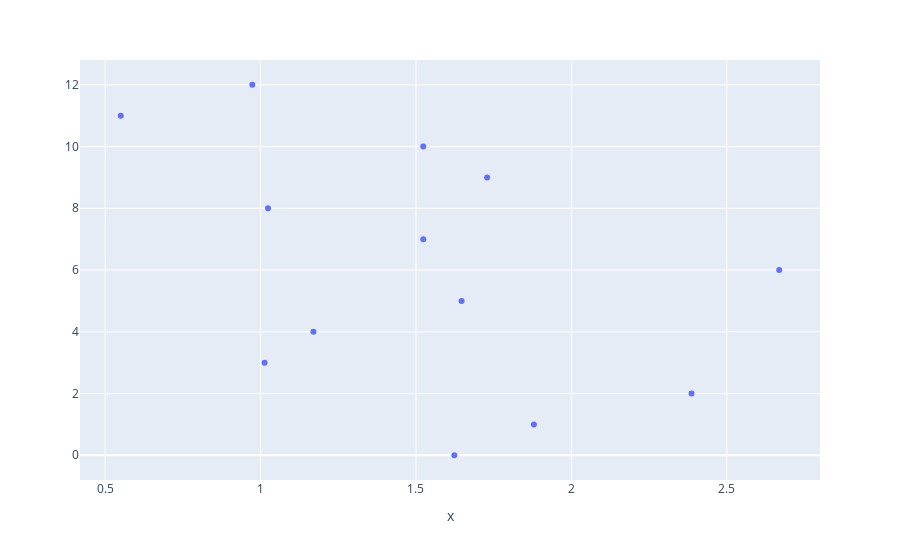

The code cell stored with this chart in its notebook:
### Code cell
import plotly.express as px

fig2=px.scatter(X_test, regressor.predict(X_test))
fig2.show()

### Figure 1 — Plotly figure (JSON) as saved in the notebook; plotly's stock layout.template omitted (floating-point values rounded to 4 significant figures)
{"data": [{"hoverlabel": {"namelength": 0}, "hovertemplate": "x=%{x}", "legendgroup": "", "marker": {"color": "#636efa", "symbol": "circle"}, "mode": "markers", "name": "", "showlegend": false, "type": "scatter", "x": [1.623, 1.879, 2.387, 1.013, 1.17, 1.647, 2.669, 1.523, 1.024, 1.729, 1.523, 0.55, 0.9733], "xaxis": "x", "yaxis": "y"}], "layout": {"legend": {"tracegroupgap": 0}, "margin": {"t": 60}, "xaxis": {"anchor": "y", "domain": [0, 1], "title": {"text": "x"}}, "yaxis": {"anchor": "x", "domain": [0, 1]}}}
